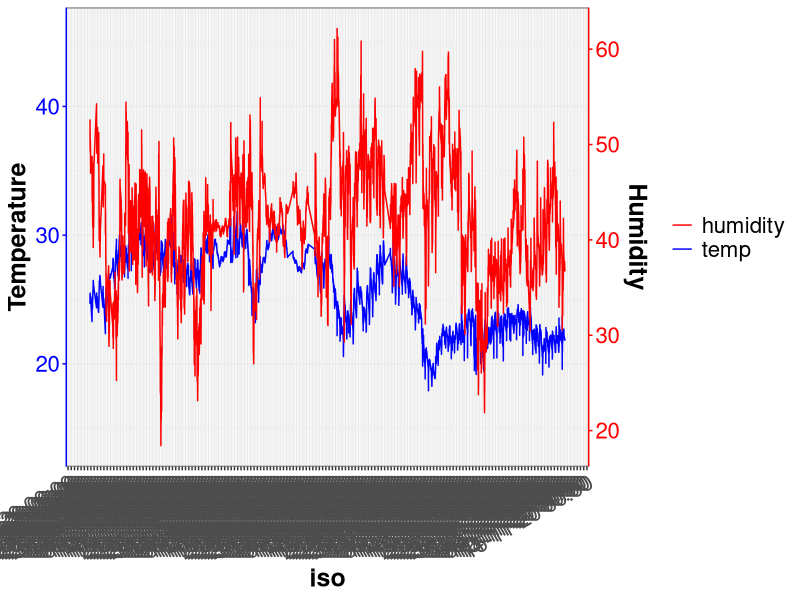
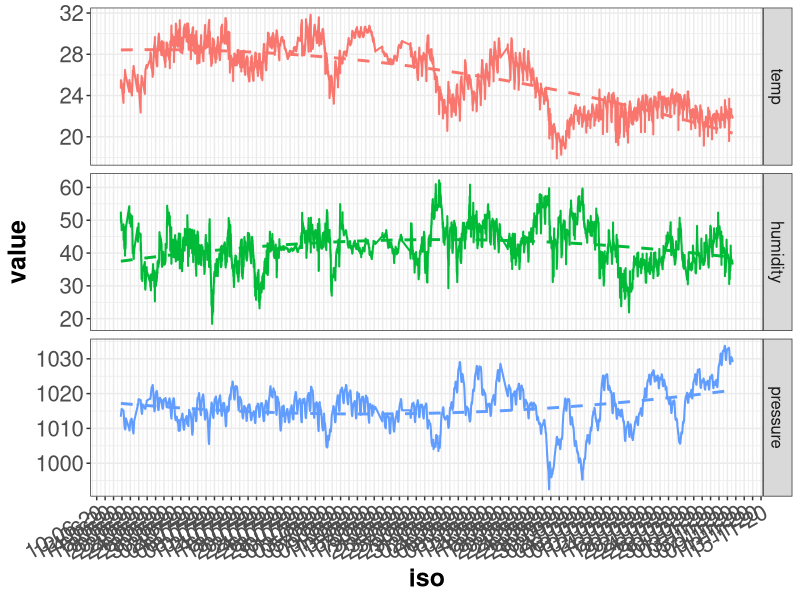

These charts were generated, in order, by the following R code:
library(ggplot2)
library(scales)
library(gridExtra)
library(reshape)

dat_temp <- read.csv("meteo.csv", header = TRUE, sep=";")

dat_temp_2 <- melt(dat_temp, id.vars = c("date"), variable_name = "source", measure.vars=c("temp", "humidity","pressure")) 

#dat_temp$iso <- paste(dat_temp$date, dat_temp$time, sep=" ") 

dat_temp$iso <- as.POSIXct(as.character(dat_temp$date), format="%d/%m/%Y %H:%M", tz="UCT")

dat_temp_2$iso <- as.POSIXct(as.character(dat_temp_2$date), format="%d/%m/%Y %H:%M", tz="UCT")

dat_temp

#dat_temp$date <- as.POSIXct(dat_temp$date)

a            <- range(dat_temp[["humidity"]])
b            <- range(dat_temp[["pressure"]])
scale_factor <- diff(a)/diff(b)
dat_temp[["pressure"]]      <- ((dat_temp[["pressure"]] - b[1]) * scale_factor*0.2) + a[1]

trans <- ~ ((. - a[1]) / scale_factor /0.2) + b[1]

ggplot(dat_temp)+
  geom_line(aes(x=iso, y=temp, color="temp"))+
  geom_line(aes(x=iso, y=humidity/1.35, color="humidity"))+
  #geom_line(aes(x=iso, y=pressure, color="pressure"))+
  #facet_grid(~iso)+
  #scale_x_datetime(limits = lims_3(), labels=date_format("%d-%m"), breaks="2 day")
  scale_x_datetime(labels=date_format("%d-%m-%y %H:%M"), breaks="1 day")+
  scale_y_continuous(sec.axis = sec_axis(~.*1.35, name="Humidity"))+
  scale_color_manual(values=c("red", "blue"))+
  ylab("Temperature")+
  theme_bw()+
  theme(axis.text = element_text(size = 16), 
        axis.text.x = element_text(angle = 30, hjust = 1), 
        axis.title = element_text(size = 18, face = "bold"), 
        legend.title = element_blank(), 
        legend.text = element_text(size = 16),
        axis.line.y.right = element_line(color = "red"),
        axis.line.y.left = element_line(color = "blue"),
        axis.ticks.y.right = element_line(color = "red"),
        axis.text.y.right = element_text(color = "red"),
        axis.ticks.y.left = element_line(color = "blue"),
        axis.text.y.left = element_text(color = "blue"),)

ggplot(dat_temp_2, aes(x=iso, y=value, color=source, group=1))+
  geom_line(size=0.7)+
  #geom_point(size=1)+
  #geom_line(aes(x=iso, y=pressure, color="pressure"))+
  facet_wrap(~source, nrow = 3, scales = "free_y", strip.position="right")+
  geom_smooth(linetype = "dashed", method = "lm", formula=y ~ poly(x, 2, raw=TRUE), se = FALSE, fill = NA)+
  #scale_x_datetime(limits = lims_3(), labels=date_format("%d-%m"), breaks="2 day")
  scale_x_datetime(labels=date_format("%d-%m-%y"), breaks="2 days")+
  #scale_y_continuous(sec.axis = sec_axis(~.*1.35, name="Humidity"))+
  #scale_color_manual(values=c("red", "blue"))+
  #ylab("Temperature")+
  theme_bw()+
  theme(axis.text = element_text(size = 16), 
        axis.text.x = element_text(angle = 30, hjust = 1), 
        axis.title = element_text(size = 18, face = "bold"),
        strip.text = element_text(size = 12),
        legend.position = "none",
        legend.title = element_blank(), 
        legend.text = element_text(size = 16))
